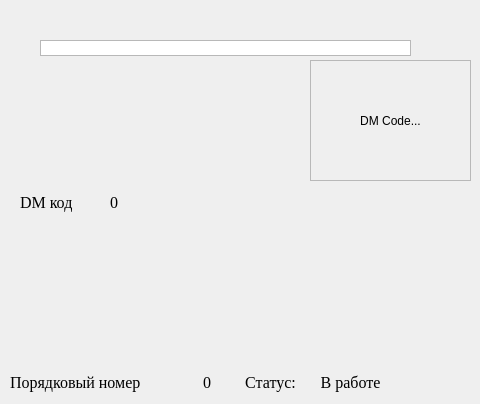
    <widget class="QWidget" name="PrintControlPage">
     <widget class="QGraphicsView" name="packagePicture">
      <property name="geometry">
       <rect>
        <x>40</x>
        <y>40</y>
        <width>371</width>
        <height>16</height>
       </rect>
      </property>
     </widget>
     <widget class="QLabel" name="serialnumberlabel">
      <property name="geometry">
       <rect>
        <x>10</x>
        <y>370</y>
        <width>131</width>
        <height>25</height>
       </rect>
      </property>
      <property name="maximumSize">
       <size>
        <width>16777215</width>
        <height>25</height>
       </size>
      </property>
      <property name="font">
       <font>
        <family>Times New Roman</family>
        <pointsize>12</pointsize>
       </font>
      </property>
      <property name="styleSheet">
       <string notr="true">border: 0px solid gray;
border-radius: 0px;</string>
      </property>
      <property name="text">
       <string>Порядковый номер</string>
      </property>
      <property name="alignment">
       <set>Qt::AlignLeading|Qt::AlignLeft|Qt::AlignVCenter</set>
      </property>
     </widget>
     <widget class="QLabel" name="serialnumbervalue">
      <property name="geometry">
       <rect>
        <x>150</x>
        <y>370</y>
        <width>61</width>
        <height>25</height>
       </rect>
      </property>
      <property name="maximumSize">
       <size>
        <width>16777215</width>
        <height>25</height>
       </size>
      </property>
      <property name="font">
       <font>
        <family>Times New Roman</family>
        <pointsize>12</pointsize>
       </font>
      </property>
      <property name="styleSheet">
       <string notr="true">border: 0px solid gray;
border-radius: 0px;</string>
      </property>
      <property name="text">
       <string>0</string>
      </property>
      <property name="alignment">
       <set>Qt::AlignRight|Qt::AlignTrailing|Qt::AlignVCenter</set>
      </property>
     </widget>
     <widget class="QLabel" name="statuslabel">
      <property name="geometry">
       <rect>
        <x>230</x>
        <y>370</y>
        <width>81</width>
        <height>25</height>
       </rect>
      </property>
      <property name="maximumSize">
       <size>
        <width>16777215</width>
        <height>25</height>
       </size>
      </property>
      <property name="font">
       <font>
        <family>Times New Roman</family>
        <pointsize>12</pointsize>
       </font>
      </property>
      <property name="styleSheet">
       <string notr="true">border: 0px solid gray;
border-radius: 0px;</string>
      </property>
      <property name="text">
       <string>Статус:</string>
      </property>
      <property name="alignment">
       <set>Qt::AlignCenter</set>
      </property>
     </widget>
     <widget class="QLabel" name="statuslabel_2">
      <property name="geometry">
       <rect>
        <x>320</x>
        <y>370</y>
        <width>61</width>
        <height>25</height>
       </rect>
      </property>
      <property name="maximumSize">
       <size>
        <width>16777215</width>
        <height>25</height>
       </size>
      </property>
      <property name="font">
       <font>
        <family>Times New Roman</family>
        <pointsize>12</pointsize>
       </font>
      </property>
      <property name="styleSheet">
       <string notr="true">border: 0px solid gray;
border-radius: 0px;</string>
      </property>
      <property name="text">
       <string>В работе</string>
      </property>
      <property name="alignment">
       <set>Qt::AlignCenter</set>
      </property>
     </widget>
     <widget class="QLabel" name="image_label">
      <property name="geometry">
       <rect>
        <x>310</x>
        <y>60</y>
        <width>161</width>
        <height>121</height>
       </rect>
      </property>
      <property name="frameShape">
       <enum>QFrame::StyledPanel</enum>
      </property>
      <property name="text">
       <string>DM Code...</string>
      </property>
      <property name="alignment">
       <set>Qt::AlignCenter</set>
      </property>
      <property name="textInteractionFlags">
       <set>Qt::NoTextInteraction</set>
      </property>
     </widget>
     <widget class="QLabel" name="DMcodeLabel">
      <property name="geometry">
       <rect>
        <x>20</x>
        <y>190</y>
        <width>71</width>
        <height>25</height>
       </rect>
      </property>
      <property name="maximumSize">
       <size>
        <width>16777215</width>
        <height>25</height>
       </size>
      </property>
      <property name="font">
       <font>
        <family>Times New Roman</family>
        <pointsize>12</pointsize>
       </font>
      </property>
      <property name="styleSheet">
       <string notr="true">border: 0px solid gray;
border-radius: 0px;</string>
      </property>
      <property name="text">
       <string>DM код</string>
      </property>
      <property name="alignment">
       <set>Qt::AlignLeading|Qt::AlignLeft|Qt::AlignVCenter</set>
      </property>
     </widget>
     <widget class="QLabel" name="DMcodeValue">
      <property name="geometry">
       <rect>
        <x>110</x>
        <y>190</y>
        <width>301</width>
        <height>25</height>
       </rect>
      </property>
      <property name="maximumSize">
       <size>
        <width>16777215</width>
        <height>25</height>
       </size>
      </property>
      <property name="font">
       <font>
        <family>Times New Roman</family>
        <pointsize>12</pointsize>
       </font>
      </property>
      <property name="styleSheet">
       <string notr="true">border: 0px solid gray;
border-radius: 0px;</string>
      </property>
      <property name="text">
       <string>0</string>
      </property>
      <property name="alignment">
       <set>Qt::AlignLeading|Qt::AlignLeft|Qt::AlignVCenter</set>
      </property>
     </widget>
    </widget>
